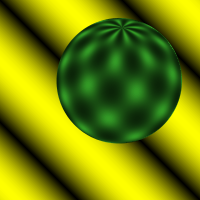
%> input picture CV1_Lab3_OpticalFlow_Harris/Implementation/sphere1.ppm, 200 x 200 px
$ octave --eval "result = harris_corner_detector(imread('sphere1.ppm'));"   (GNU Octave 9; MATLAB toolbox functions it lacks are replaced by stand-ins)
%> lines starting %> are read from the running program, lines starting %| are printed output that depends on the picture
### CV1_Lab3_OpticalFlow_Harris/Implementation/gauss2D.m
function G = gauss2D( sigma , kernel_size )
    G = gauss1D(sigma, kernel_size);
    G = G'*G;
end

### CV1_Lab3_OpticalFlow_Harris/Implementation/gauss1D.m
function G = gauss1D( sigma , kernel_size)
%     G = zeros(1, kernel_size);
    if mod(kernel_size, 2) == 0
        error('kernel_size must be odd, otherwise the filter will not have a center to convolve on')
    end

    G = 0:1:kernel_size - 1;
    G = G - floor(kernel_size/2);
    G = normpdf(G, 0, sigma);
    G = G / sum(G(:));
end

### CV1_Lab3_OpticalFlow_Harris/Implementation/harris_corner_detector.m
function [H, r_list, c_list] = harris_corner_detector(image, visualize, THRESHOLD)

if nargin < 2
    visualize = true;
end


% THRESHOLD =
% 0.2 for pingpong
% 0.03 for person_toy
%THRESHOLD = 0.03; %lower threshold for person_toy
if nargin < 3
    THRESHOLD = 0.2;
end

n = 5;

original = image;
%> original is the input picture: size 200x200x3 uint8; mean R, G, B 117.1, 134, 5.8
image = rgb2gray(image);
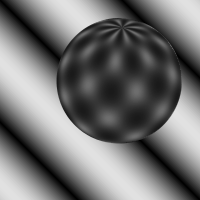
%> image: size 200x200 uint8; min 0, max 225, mean 114.4
image = im2double(image);
%> image: size 200x200 double

% disp("Generating Gaussians");
Gauss = gauss2D(1, 5);
[Gx, Gy] =  imgradientxy(image); %compute_gradient(image);
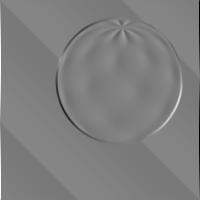
%> Gx: size 200x200 double; min -3.53, max 3.53, mean 2.84e-18; drawn with min black and max white
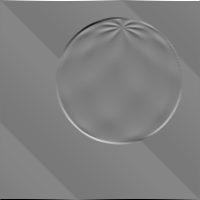
%> Gy: size 200x200 double; min -3.53, max 3.53, mean -1.42e-18; drawn with min black and max white

% Shall we?
Ix_n = (Gx - min(Gx(:))) / (max(Gx(:)) - min(Gx(:)));
Iy_n = (Gy - min(Gy(:))) / (max(Gy(:)) - min(Gy(:)));

Ix = Gx;
Iy = Gy;

% [5 lines of commented-out code are left out]

A = imgaussfilt(Ix.^2, 0.5);
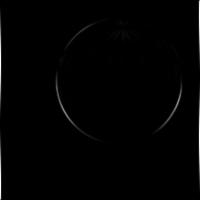
%> A: size 200x200 double; min 0, max 11.13, mean 0.109; drawn with min black and max white
B = imgaussfilt(Ix.*Iy, 0.5);
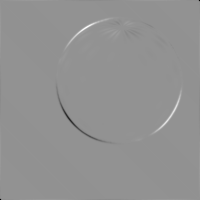
%> B: size 200x200 double; min -4.89, max 3.62, mean -0.00837; drawn with min black and max white
C = imgaussfilt(Iy.^2, 0.5);
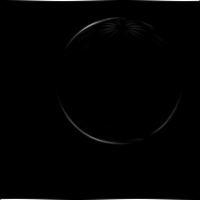
%> C: size 200x200 double; min 0, max 11.13, mean 0.109; mean of the top-left, top-right, bottom-left and bottom-right quarters 0.118, 0.103, 0.104, 0.113; drawn with min black and max white

% disp("Start creating H");
H = (A.*C - B.^2) - 0.04*(A + C).*(A + C);
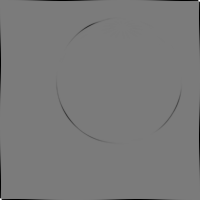
%> H: size 200x200 double; min -4.96, max 5.31, mean -0.0473; drawn with min black and max white


[rows, columns] = size(H);
%> rows = 200; columns = 200
c_list = [];
r_list = [];

% disp("Start finding indices");
for r = 1+n:1:rows-n
    for c = 1+n:1:columns-n
        if H(r, c) > THRESHOLD
            neighbours = H(r-n:r+n, c-n:c+n);
%             neighbours = H(max(r-n,1):min(r+n,rows), max(c-n,1):min(c+n,columns));
            if H(r, c) == max(neighbours(:))
                c_list = [c_list, c];
                r_list = [r_list, r];
            end
        end
    end
end

if visualize

    figure;
    imshow(Ix_n);

    figure;
    imshow(Iy_n);

    pause(0.3)
    figure;
    imshow(original);
    hold on;
    plot(c_list, r_list, 'r*', 'LineWidth', 0.5, 'MarkerSize', 5);
    hold off;

    disp(size(c_list));
%|    0   0
end

end
